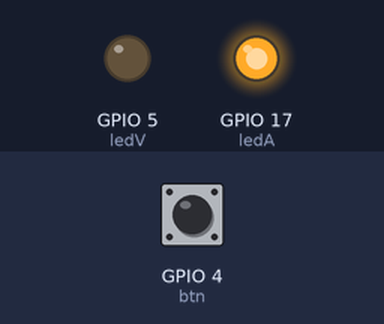
Bench run of a program on a simulated ESP32 board running MicroPython. On the bench: output pins drawn as LEDs (lit = HIGH). Dashed ring = blinking. The inputs (shaded band) are chosen by the test bench; at power-on: GPIO 4 (btn) HIGH. What the program prints to the serial console is not drawn.

Above: at 0.6 s.
1.3 s: GPIO 4 (btn) pulled LOW for 0.5 s
At 1.8 s:
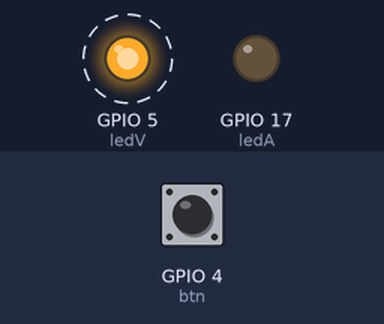
4.8 s: GPIO 4 (btn) pulled LOW for 1 s
At 6.2 s:
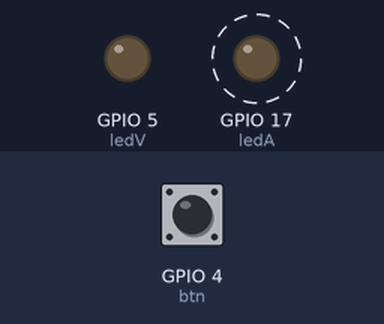
7.9 s: GPIO 4 (btn) pulled LOW for 3.2 s
At 8.6 s:
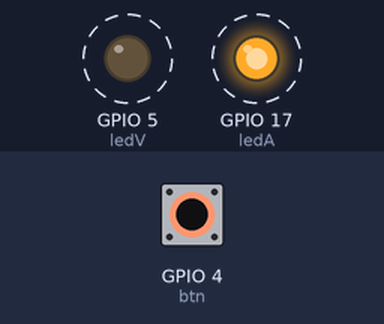
Timing chart, 0 to 18.6 s (numbered marks = the images above; inputs shaded):
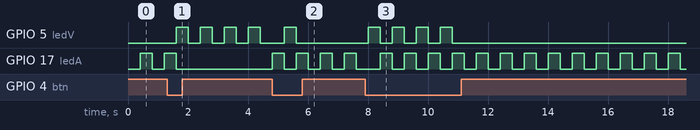

Measured:
- after the input at 1.3 s, GPIO 5 (ledV): alternates HIGH for 0.40 s and LOW for 0.40 s, starting after 0.30 s; GPIO 17 (ledA): goes on until 1.6 s, then stays LOW
- after the input at 4.8 s, GPIO 17 (ledA): alternates HIGH for 0.40 s and LOW for 0.40 s, starting at once
- after the input at 7.9 s, GPIO 5 (ledV): alternates HIGH for 0.40 s and LOW for 0.40 s, 8 changes in all, then stays LOW, starting after 0.10 s

The program:

botao_led.py
```python
print("Hello, ESP32!")

# exemplo piscar o pino s

# importando as bibliotecas
from machine import Pin
from time import sleep

# define o led usando uma classe a qual irá controlar os pinos

pinoled = 5
botao1 = 4

btn = Pin(botao1, Pin.IN, Pin.PULL_UP)

ledV = Pin(pinoled, Pin.OUT)
ledA = Pin(17, Pin.OUT)
ledA.value(True)
# loop principal
cor = False
while True:

  if btn.value() == 0:
    cor = not cor
    ledV.value(0)
    ledA.value(0)
  if cor:
    ledV.value(not ledV.value())
  else:
    ledA.value(not ledA.value())
  sleep(0.4)

  '''
  led.value(1)
  sleep(0.5)
  led.value(0)
  sleep(0.5)

  '''
```
